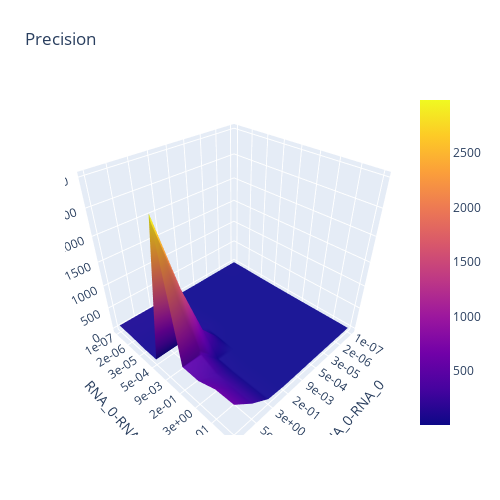

The notebook cell saved with this chart:
### Markdown cell above
# Simple 3D vis

### Code cell
slices = [static] * (len(x.shape) - 1)
slices[choice1_idx] = slice(x.shape[choice1_idx+1])
slices[choice2_idx] = slice(x.shape[choice2_idx+1])
z_data = x[tuple([output_idx] + slices)]


fig = go.Figure(data=[go.Surface(z=z_data)])

fig.update_layout(title=prettify_keys_for_label(analytic_name),
                  autosize=False,
                  width=500, height=500,
                  margin=dict(l=65, r=50, b=65, t=90),
                  scene=dict(
    xaxis=dict(
        tickmode="array",
        ticktext=[f'{p:.0e}' for p in param_range],
        tickvals=np.arange(x.shape[1]),
        title=f"{choice11}-{choice12}"
    ),
    yaxis=dict(
        tickmode="array",
        ticktext=[f'{p:.0e}' for p in param_range],
        tickvals=np.arange(x.shape[1]),
        title=f"{choice21}-{choice22}"
    ), 
    zaxis=dict(title=prettify_keys_for_label(analytic_name))
))
# fig.update_xaxes(labelalias=<VALUE>)
# fig.show()

### Figure 1 — Plotly figure (JSON) as saved in the notebook; plotly's stock layout.template omitted (floating-point values rounded to 4 significant figures)
{"data": [{"type": "surface", "z": [[11.1, 10.81, 7.406, 2.344, 3.495, 58.47, 69.47, 70.86, 69.93], [10.45, 10.17, 7.165, 2.354, 3.494, 55.39, 65.82, 66.99, 66.1], [5.624, 5.574, 4.838, 2.506, 3.48, 33.04, 39.39, 39.53, 39.2], [2.583, 2.587, 2.657, 3.103, 3.45, 44.14, 42.05, 42.8, 41.43], [2.506, 2.507, 2.522, 2.652, 2.646, 13.94, 481.1, 1576.0, 2986.0], [3.111, 3.111, 3.115, 3.136, 2.697, 5.021, 53.25, 463.1, 467.2], [6.081, 6.081, 6.079, 6.029, 4.036, 4.289, 34.71, 302.3, 463.5], [8.215, 8.214, 8.209, 8.099, 4.894, 4.642, 35.91, 288.1, 608.3], [8.437, 8.437, 8.431, 8.315, 4.986, 4.676, 36.04, 287.1, 623.7]]}], "layout": {"autosize": false, "height": 500, "margin": {"b": 65, "l": 65, "r": 50, "t": 90}, "scene": {"xaxis": {"tickmode": "array", "ticktext": ["1e-07", "2e-06", "3e-05", "5e-04", "9e-03", "2e-01", "3e+00", "5e+01", "9e+02"], "tickvals": [0, 1, 2, 3, 4, 5, 6, 7, 8], "title": {"text": "RNA_0-RNA_0"}}, "yaxis": {"tickmode": "array", "ticktext": ["1e-07", "2e-06", "3e-05", "5e-04", "9e-03", "2e-01", "3e+00", "5e+01", "9e+02"], "tickvals": [0, 1, 2, 3, 4, 5, 6, 7, 8], "title": {"text": "RNA_0-RNA_1"}}, "zaxis": {"title": {"text": "Precision"}}}, "title": {"text": "Precision"}, "width": 500}}
